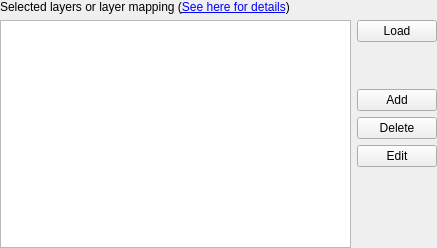
<ui version="4.0" >
 <class>LayerMappingWidget</class>
 <widget class="QFrame" name="LayerMappingWidget" >
  <property name="geometry" >
   <rect>
    <x>0</x>
    <y>0</y>
    <width>437</width>
    <height>248</height>
   </rect>
  </property>
  <property name="windowTitle" >
   <string>Form</string>
  </property>
  <layout class="QGridLayout" >
   <property name="margin" >
    <number>0</number>
   </property>
   <property name="spacing" >
    <number>6</number>
   </property>
   <item rowspan="7" row="1" column="0" >
    <widget class="QListWidget" name="layer_lv" >
     <property name="sizePolicy" >
      <sizepolicy>
       <hsizetype>7</hsizetype>
       <vsizetype>13</vsizetype>
       <horstretch>0</horstretch>
       <verstretch>0</verstretch>
      </sizepolicy>
     </property>
     <property name="dragEnabled" >
      <bool>true</bool>
     </property>
     <property name="dragDropMode" >
      <enum>QAbstractItemView::InternalMove</enum>
     </property>
     <property name="selectionMode" >
      <enum>QAbstractItemView::ExtendedSelection</enum>
     </property>
     <property name="uniformItemSizes" >
      <bool>true</bool>
     </property>
     <property name="sortingEnabled" >
      <bool>false</bool>
     </property>
    </widget>
   </item>
   <item row="3" column="1" >
    <widget class="QPushButton" name="add_pb" >
     <property name="toolTip" >
      <string>Add a new layer to the list</string>
     </property>
     <property name="text" >
      <string>Add</string>
     </property>
     <property name="default" >
      <bool>false</bool>
     </property>
    </widget>
   </item>
   <item row="2" column="1" >
    <spacer>
     <property name="orientation" >
      <enum>Qt::Vertical</enum>
     </property>
     <property name="sizeType" >
      <enum>QSizePolicy::Fixed</enum>
     </property>
     <property name="sizeHint" >
      <size>
       <width>20</width>
       <height>5</height>
      </size>
     </property>
    </spacer>
   </item>
   <item row="1" column="1" >
    <widget class="QPushButton" name="load_pb" >
     <property name="text" >
      <string>Load</string>
     </property>
    </widget>
   </item>
   <item row="5" column="1" >
    <widget class="QPushButton" name="edit_pb" >
     <property name="toolTip" >
      <string>Edit the current layer</string>
     </property>
     <property name="text" >
      <string>Edit</string>
     </property>
    </widget>
   </item>
   <item row="0" column="0" colspan="2" >
    <widget class="QLabel" name="help_label" >
     <property name="sizePolicy" >
      <sizepolicy>
       <hsizetype>5</hsizetype>
       <vsizetype>0</vsizetype>
       <horstretch>0</horstretch>
       <verstretch>0</verstretch>
      </sizepolicy>
     </property>
     <property name="text" >
      <string>&lt;html>Selected layers or layer mapping (&lt;a href="int:/about/layer_mapping.xml">See here for details&lt;/a>)&lt;/html></string>
     </property>
    </widget>
   </item>
   <item row="4" column="1" >
    <widget class="QPushButton" name="delete_pb" >
     <property name="toolTip" >
      <string>Delete the selected layers from the list</string>
     </property>
     <property name="text" >
      <string>Delete</string>
     </property>
    </widget>
   </item>
   <item rowspan="2" row="6" column="1" >
    <spacer>
     <property name="orientation" >
      <enum>Qt::Vertical</enum>
     </property>
     <property name="sizeHint" >
      <size>
       <width>20</width>
       <height>5</height>
      </size>
     </property>
    </spacer>
   </item>
  </layout>
 </widget>
 <resources/>
 <connections/>
</ui>
